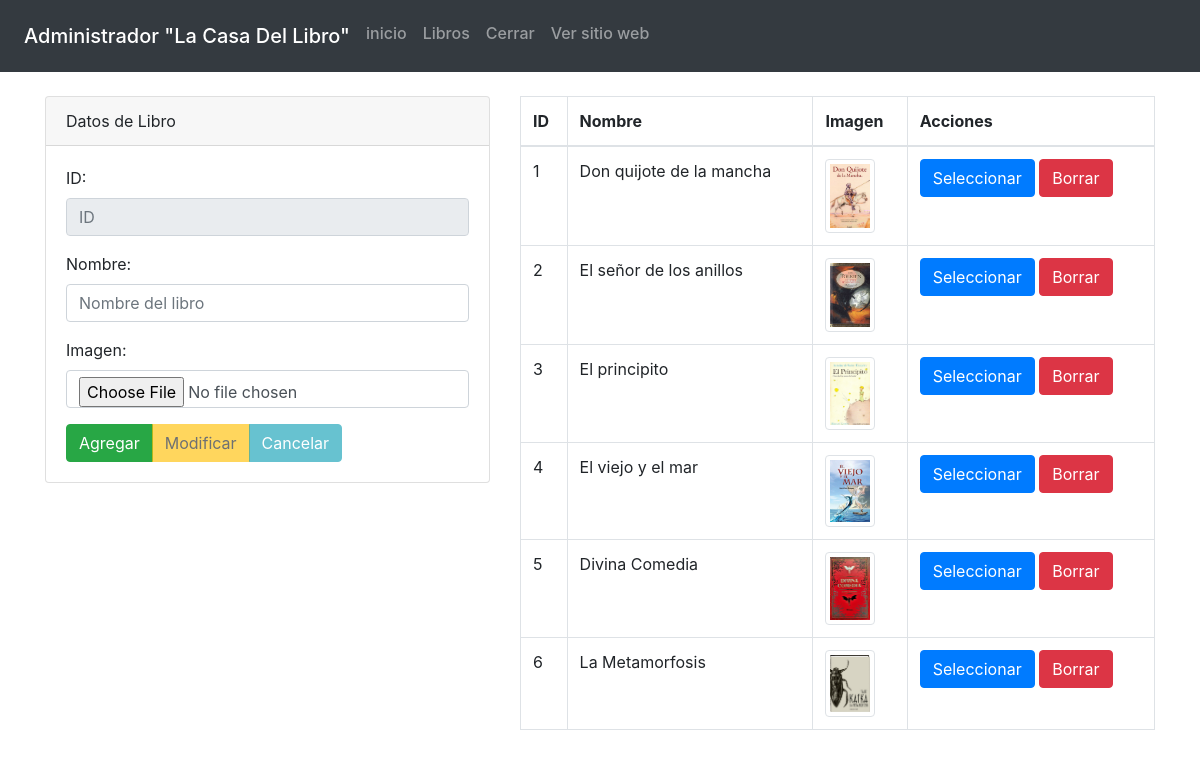
Screenshot of /administrador/seccion/productos.php (signed in) with the database file from the repository.
### tables this page shows
CREATE TABLE `libros` (
  `id` int(11) NOT NULL,
  `nombre` varchar(255) NOT NULL,
  `imagen` varchar(1000) NOT NULL
);

### administrador/seccion/productos.php (the view, shortened to what this page needs)
<?php include("../template/cabecera.php"); ?>
<?php
$txtID=(isset($_POST['txtID']))?$_POST['txtID']:"";
$txtNombre=(isset($_POST['txtNombre']))?$_POST['txtNombre']:"";
$accion=(isset($_POST['accion']))?$_POST['accion']:"";
include("../config/bd.php");
$sentenciaSQL= $conexion->prepare("SELECT * FROM libros");
$sentenciaSQL->execute();
$listaLibros=$sentenciaSQL->fetchAll(PDO::FETCH_ASSOC);
?>
<div class="col-md-5">
    <div class="card">
        <div class="card-header">
            Datos de Libro
        </div>
        <div class="card-body">
        <form method="POST" enctype="multipart/form-data" >
    <div class = "form-group">
    <label for="txtID">ID:</label>
    <input type="text" required readonly class="form-control" value="<?php echo $txtID; ?>" name="txtID" id="txtID" placeholder="ID">
    </div>
    <div class = "form-group">
    <label for="txtNombre">Nombre:</label>
    <input type="text" required class="form-control" value="<?php echo $txtNombre; ?>" name="txtNombre" id="txtNombre" placeholder="Nombre del libro">
    </div>
    <div class = "form-group">
    <label for="txtNombre">Imagen:</label>
   <br/>
    <input type="file" class="form-control"  name="txtImagen" id="txtImagen" placeholder="Nombre del libro">
    </div>
        <div class="btn-group" role="group" aria-label="">
            <button type="submit" name="accion" <?php echo ($accion=="Seleccionar")?"disabled":""; ?> value="Agregar" class="btn btn-success">Agregar</button>
            <button type="submit" name="accion" <?php echo ($accion!="Seleccionar")?"disabled":""; ?> value="Modificar"class="btn btn-warning">Modificar</button>
            <button type="submit" name="accion" <?php echo ($accion!="Seleccionar")?"disabled":""; ?>  value="Cancelar" class="btn btn-info">Cancelar</button>
        </div>
    </form>
        </div>
    </div>
</div>
<div class="col-md-7">
    <table class="table table-bordered" id="tabla" >
        <thead>
            <tr>
                <th>ID</th>
                <th>Nombre</th>
                <th>Imagen</th>
                <th>Acciones</th>
            </tr>
        </thead>
        <tbody>
        <?php  foreach($listaLibros as $libro) { ?>
            <tr>
                <td><?php echo $libro['id']; ?></td>
                <td><?php echo $libro['nombre']; ?></td>
                <td>
                <img class="img-thumbnail rounded" src="../../img/<?php echo $libro['imagen']; ?>" width="50" alt="" srcset="">
                </td>
                <td>
                <form method="post">
                    <input type="submit" name="accion" value="Seleccionar" class="btn btn-primary"/>
                    <input type="submit" name="accion" value="Borrar" class="btn btn-danger"/>
                </form>
                </td>
            </tr>
           <?php } ?>
        </tbody>
    </table>
</div>
<?php include("../template/pie.php"); ?>

### rows the page displays
libros: id "1", nombre "Don quijote de la mancha", imagen (picture)
libros: id "2", nombre "El señor de los anillos", imagen (picture)
libros: id "3", nombre "El principito", imagen (picture)
libros: id "4", nombre "El viejo y el mar", imagen (picture)
libros: id "5", nombre "Divina Comedia", imagen (picture)
libros: id "6", nombre "La Metamorfosis", imagen (picture)
